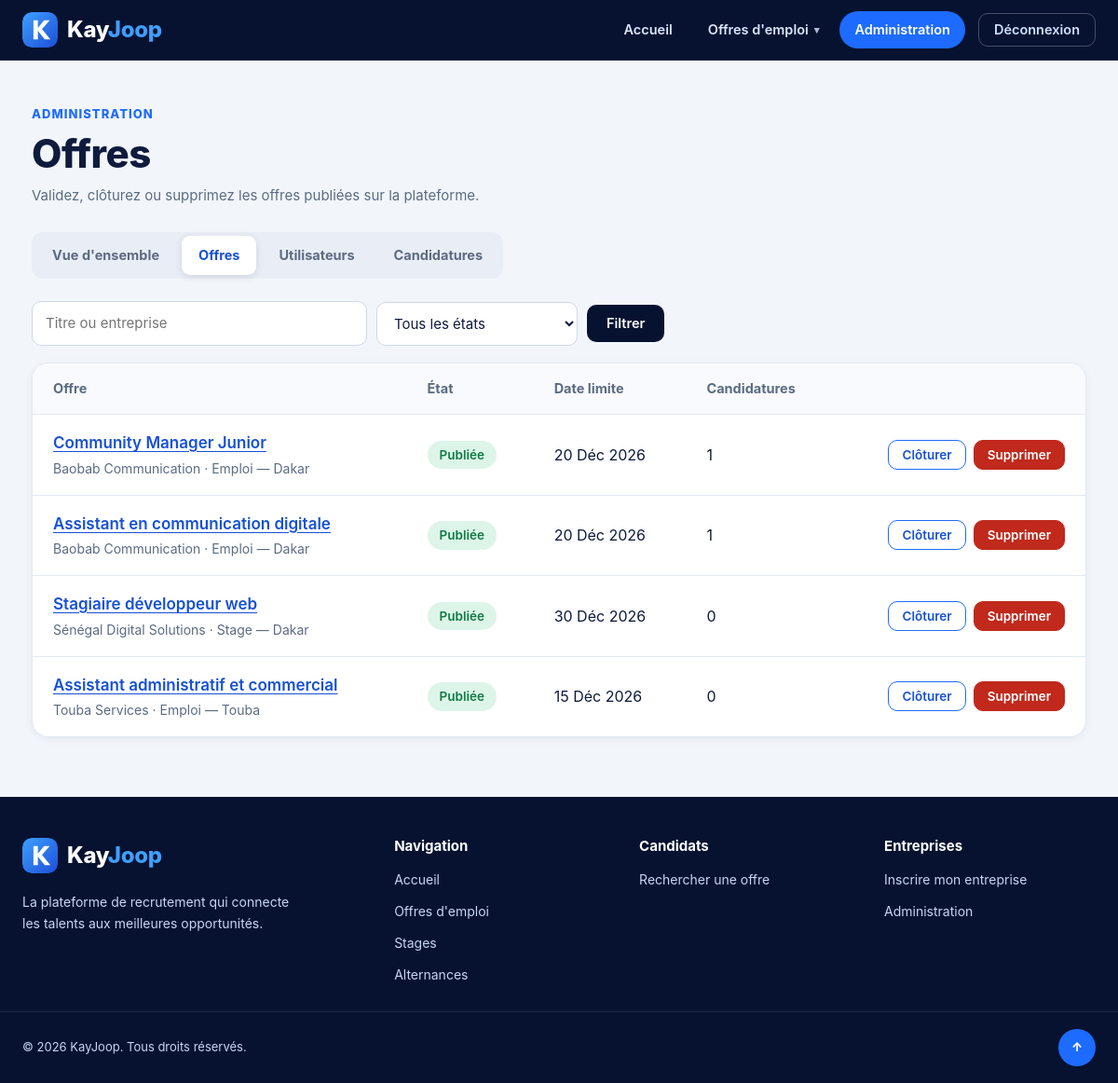
The page /offres/gestion/offres/ (signed in) on the database its author committed.
### offres/models.py (models this page shows, shortened)
class Offre(models.Model):
    TYPE_CHOIX = [
        ('emploi', 'Emploi'),
        ('stage', 'Stage'),
        ('alternance', 'Alternance'),
    ]
    STATUT_CHOIX = [
        ('en_attente', 'En attente de validation'),
        ('ouverte', 'Publiée'),
        ('fermee', 'Clôturée'),
    ]
    titre = models.CharField(max_length=200)
    entreprise = models.CharField(max_length=150)
    profil_entreprise = models.ForeignKey(
        'ProfilEntreprise',
        on_delete=models.SET_NULL,
        null=True,
        blank=True,
        related_name='offres'
    )
    description = models.TextField()
    type_contrat = models.CharField(
        max_length=20,
        choices=TYPE_CHOIX,
        default='emploi'
    )
    localisation = models.CharField(max_length=150)
    date_limite = models.DateField()
    statut = models.CharField(
        max_length=10,
        choices=STATUT_CHOIX,
        default='ouverte'
    )
    date_creation = models.DateTimeField(auto_now_add=True)

### offres/views_gestion.py (the view)
# urls.py: path('offres/', include('offres.urls')),
@staff_requis
def offres(request):
    statut = request.GET.get("statut", "")
    recherche = request.GET.get("q", "").strip()
    liste = Offre.objects.select_related("profil_entreprise").annotate(
        nb_candidatures=Count("candidatures")
    ).order_by("-date_creation")
    if statut in dict(Offre.STATUT_CHOIX):
        liste = liste.filter(statut=statut)
    else:
        statut = ""
    if recherche:
        liste = liste.filter(Q(titre__icontains=recherche) | Q(entreprise__icontains=recherche))
    return render(request, "offres/gestion/offres.html", {
        "section": "offres",
        "offres": liste,
        "statut": statut,
        "recherche": recherche,
        "statuts": Offre.STATUT_CHOIX,
        "nb_en_attente": Offre.objects.filter(statut="en_attente").count(),
        "aujourdhui": timezone.localdate(),
    })

### offres/views_gestion.py (called while the page is built)
def staff_requis(vue):
    @wraps(vue)
    def enveloppe(request, *args, **kwargs):
        if not request.user.is_authenticated:
            messages.info(request, "Connectez-vous pour accéder à l'administration.")
            return redirect("connexion")
        if not (request.user.is_active and request.user.is_staff):
            raise PermissionDenied
        return vue(request, *args, **kwargs)
    return enveloppe

### offres/templates/offres/gestion/offres.html (shortened to what this page needs)
{% extends "offres/base.html" %}
{% block content %}
<main class="page">
    <div class="page-head">
        <div>
            <span class="eyebrow">Administration</span>
            <h1>Offres</h1>
            <p class="page-sub">Validez, clôturez ou supprimez les offres publiées sur la plateforme.</p>
        </div>
    </div>
    {% include "offres/gestion/_tabs.html" %}
    <form method="get" class="toolbar">
        <input type="search" name="q" value="{{ recherche }}" class="input" placeholder="Titre ou entreprise" aria-label="Rechercher une offre">
        <select name="statut" class="input" aria-label="Filtrer par état">
            <option value="">Tous les états</option>
        </select>
        <button type="submit" class="btn btn-dark">Filtrer</button>
    </form>
    {% if offres %}
    <div class="table-wrap">
        <table class="table">
            <thead>
                <tr><th scope="col">Offre</th><th scope="col">État</th><th scope="col">Date limite</th><th scope="col">Candidatures</th><th scope="col"><span class="sr-only">Actions</span></th></tr>
            </thead>
            <tbody>
                {% for offre in offres %}
                <tr>
                    <td data-label="Offre">
                        <a href="{% url 'detail_offre' offre.id %}" class="cell-link">{{ offre.titre }}</a>
                        <span class="cell-sub">{{ offre.entreprise }} · {{ offre.get_type_contrat_display }} — {{ offre.localisation }}</span>
                    </td>
                    <td data-label="État">
                        {% if offre.statut == "en_attente" %}<span class="badge badge-wait">En attente de validation</span>
                        {% elif offre.statut == "fermee" %}<span class="badge badge-closed">Clôturée</span>
                        {% elif offre.date_limite < aujourdhui %}<span class="badge badge-danger">Expirée</span>
                        {% else %}<span class="badge badge-ok">Publiée</span>{% endif %}
                    </td>
                    <td data-label="Date limite">{{ offre.date_limite|date:"j M Y" }}</td>
                    <td data-label="Candidatures">{{ offre.nb_candidatures }}</td>
                    <td class="cell-actions">
                        <div class="row-actions">
                            {% if offre.statut != "fermee" %}
                            <form method="post" action="{% url 'gestion_offre_action' offre.id 'cloturer' %}" data-confirm="Clôturer cette offre ?">
                                <button type="submit" class="btn btn-outline btn-sm">Clôturer</button>
                            </form>
                            {% endif %}
                            <form method="post" action="{% url 'gestion_offre_action' offre.id 'supprimer' %}" data-confirm="Supprimer définitivement cette offre et ses candidatures ?">
                                <button type="submit" class="btn btn-danger btn-sm">Supprimer</button>
                            </form>
                        </div>
                    </td>
                </tr>
                {% endfor %}
            </tbody>
        </table>
    </div>
    {% else %}
    <div class="empty"><h3>Aucune offre</h3><p>Aucune offre ne correspond à ces critères.</p></div>
    {% endif %}
</main>
{% endblock %}

### offres/static/offres/kayjoop.css (style rules this page uses)
:root { --navy: #061230; --navy-2: #0a1f52; --navy-3: #0d2c78; --blue: #1d6bff; --blue-2: #3ea0ff; --blue-dark: #1650d6; --blue-soft: #e7f0ff; --ink: #0f1b3d; --muted: #5b6b82; --line: #e3e9f2; --bg: #f2f6fb; --white: #fff; --ok: #107a45; --ok-bg: #dcf5e8; --wait: #8a5a00; --wait-bg: #fdf0cf; --closed: #4a586f; --closed-bg: #e8ecf3; --danger: #c0291c; --danger-dark: #a21f14; --danger-bg: #fde4e1; --radius: 12px; --radius-lg: 18px; --shadow: 0 2px 10px rgba(15, 27, 61, .06); --shadow-lg: 0 18px 44px rgba(15, 27, 61, .12); --font: "Inter", "Segoe UI", system-ui, -apple-system, Arial, sans-serif; --header-h: 66px; }
*, *::before, *::after { box-sizing: border-box; }
html { scroll-behavior: smooth; }
body { display: flex; flex-direction: column; min-height: 100vh; margin: 0; overflow-x: clip; background: var(--bg); color: var(--ink); font-family: var(--font); font-size: 16px; line-height: 1.5; }
body > main { flex: 1 0 auto; }
main, section, article, form, aside, .page, .card, .hero-inner, .offers, .offer-grid { min-width: 0; }
h1, h2, h3, h4 { margin: 0; line-height: 1.2; }
p { margin: 0; }
a { color: var(--blue-dark); }
.btn { display: inline-flex; align-items: center; justify-content: center; gap: 8px; padding: 10px 20px; border: 1px solid transparent; border-radius: 10px; font: inherit; font-weight: 600; font-size: 14.5px; line-height: 1.2; text-decoration: none; cursor: pointer; white-space: nowrap; transition: background .18s, border-color .18s, transform .18s; }
.btn-dark { background: var(--navy); color: #fff; }
.btn-outline { background: #fff; color: var(--blue-dark); border-color: var(--blue); }
.btn-danger { background: var(--danger); color: #fff; border-color: var(--danger); }
.btn-sm { padding: 7px 14px; font-size: 13.5px; }
.badge { display: inline-block; padding: 5px 13px; border-radius: 999px; font-size: 13.5px; font-weight: 600; white-space: nowrap; }
.badge-ok { background: var(--ok-bg); color: var(--ok); }
.field input:not([type=checkbox]):not([type=radio]):not([type=file]), .field select, .field textarea, .input { width: 100%; padding: 12px 14px; border: 1px solid #cfd8e6; border-radius: 10px; background: #fff; font: inherit; font-size: 15px; color: var(--ink); transition: border-color .18s, box-shadow .18s; }
.page { max-width: 1180px; width: 100%; margin: 0 auto; padding: 48px 24px 64px; }
.page-head { display: flex; align-items: flex-end; justify-content: space-between; gap: 16px; flex-wrap: wrap; margin-bottom: 28px; }
.eyebrow { display: block; margin-bottom: 8px; color: var(--blue); font-size: 13px; font-weight: 800; letter-spacing: .08em; text-transform: uppercase; }
.page-head h1 { font-size: clamp(28px, 4vw, 42px); font-weight: 800; letter-spacing: -.5px; }
.page-sub { margin-top: 8px; color: var(--muted); font-size: 15px; }
.table-wrap { background: #fff; border: 1px solid var(--line); border-radius: var(--radius-lg); overflow-x: auto; box-shadow: var(--shadow); }
.table { width: 100%; border-collapse: collapse; }
.table th { padding: 16px 22px; text-align: left; white-space: nowrap; background: #f8fafd; color: var(--muted); font-size: 14.5px; font-weight: 700; border-bottom: 1px solid var(--line); }
.table td { padding: 18px 22px; border-bottom: 1px solid var(--line); vertical-align: middle; }
.table tbody tr:last-child td { border-bottom: 0; }
.cell-link { display: block; font-size: 17px; font-weight: 600; color: var(--blue-dark); text-decoration: underline; text-underline-offset: 3px; }
.cell-sub { display: block; margin-top: 3px; color: var(--muted); font-size: 14px; }
.cell-actions { white-space: nowrap; }
.row-actions { display: flex; align-items: center; justify-content: flex-end; gap: 8px; flex-wrap: wrap; }
.row-actions form { margin: 0; }
.toolbar { display: flex; align-items: center; gap: 10px; flex-wrap: wrap; margin-bottom: 18px; }
.toolbar .input { width: auto; min-width: 220px; flex: 1 1 220px; max-width: 360px; }
.toolbar select.input { flex: 0 0 auto; min-width: 170px; }

### rows shown on the page
Offre: titre "Community Manager Junior", entreprise "Baobab Communication", type_contrat "Emploi", localisation "Dakar", statut "Publiée", date_limite "20 Déc 2026", nb_candidatures "1"
Offre: titre "Assistant en communication digitale", entreprise "Baobab Communication", type_contrat "Emploi", localisation "Dakar", statut "Publiée", date_limite "20 Déc 2026", nb_candidatures "1"
Offre: titre "Stagiaire développeur web", entreprise "Sénégal Digital Solutions", type_contrat "Stage", localisation "Dakar", statut "Publiée", date_limite "30 Déc 2026", nb_candidatures "0"
Offre: titre "Assistant administratif et commercial", entreprise "Touba Services", type_contrat "Emploi", localisation "Touba", statut "Publiée", date_limite "15 Déc 2026", nb_candidatures "0"
